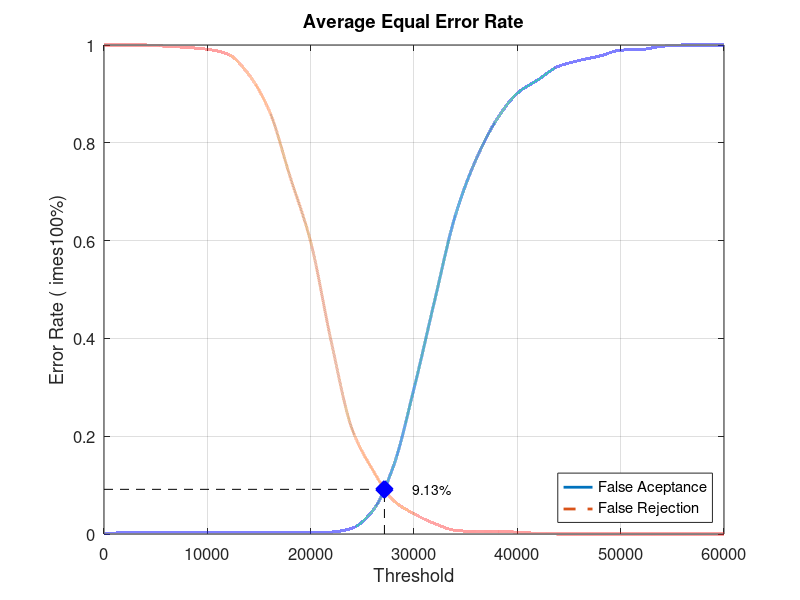
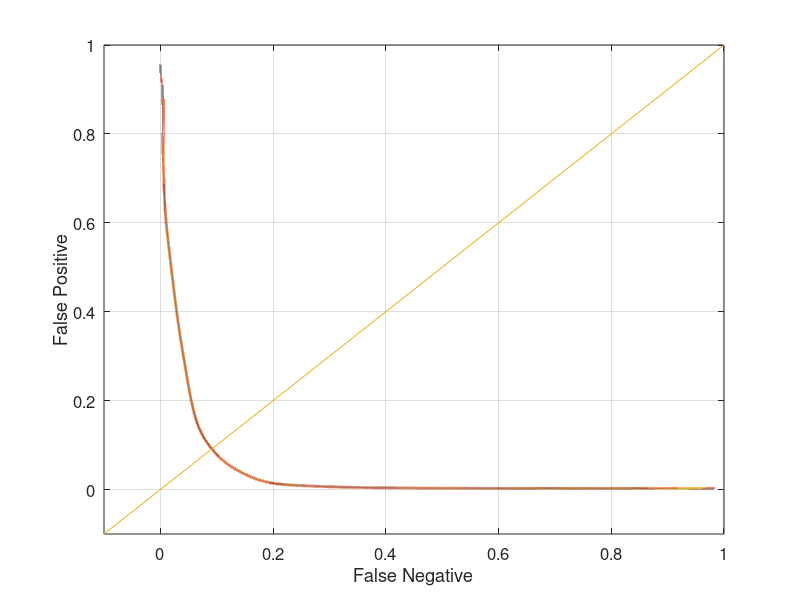

MATLAB code to generate these figures, in order:
close all;
clear;
clc;
x = 0:2000:60000;
xq = 0:0.5:60000;

y0 = [0 0.00263158 0.00263158 0.00263158 0.00263158 0.00263158 0.00263158 0.00263158 0.00263158 0.00263158 0.00263158 0.00394737 0.0118421 0.0473684 0.138158 0.297368 0.477632 0.651316 0.76579 0.847368 0.901316 0.928947 0.956579 0.968421 0.977632 0.989474 0.990789 0.997368 1 1 1]
yy0 = interp1(x, y0, xq, 'pchip');
y1 = [1 1 1 0.9975 0.995 0.99125 0.98125 0.94 0.865 0.73125 0.5975 0.3925 0.215 0.13125 0.06875 0.04125 0.02125 0.0075 0.005 0.005 0.00375 0.00125 0 0 0 0 0 0 0 0 0]
yy1 = interp1(x, y1, xq, 'pchip');

% Calculating EER: 
y2 = abs(y0 - y1);
find(y2 == min(y2))
yy2 = abs(yy0 - yy1);
xEER = find(yy2 == min(yy2));
xEERIndex = xq(xEER) % X-axis EER
yEER = yy0(xEER) % Y-axis EER

main = figure
plot(xq, yy0,'-','LineWidth', 2);	hold on
plot(xq, yy1,'--','LineWidth', 2);	hold on
plot([xEERIndex xEERIndex], [0 yEER], 'k--');	hold on
plot([0 xEERIndex], [yEER yEER], 'k--');	hold on
plot(xEERIndex, yEER, 'bx', 'LineWidth', 10);	hold on
text(xEERIndex + 10 * xEERIndex / 100, yEER, [num2str(round((10000 * yEER)) / 100) '%'])
legend('False Aceptance', 'False Rejection', 'Location', 'SouthEast')
xlabel('Threshold')
ylabel('Error Rate (	imes100%)')
title('Average Equal Error Rate')
set(gca, 'FontSize', 12)
axis([0 60000 0 1])
grid on

print(main, 'Experiment4AverageMain', '-dpng');
FNRxFPR = figure('Color', [1 1 1]);
plot(yy1, yy0, '-', yy1, yy0, 'LineWidth', 2);
hold on
y = -0.1:0.1:1
plot(y, y); 
set(gca, 'FontSize', 12)
xlabel('False Negative')
ylabel('False Positive')
axis([-0.1 1 -0.1 1])
set(gca, 'FontSize', 12)
grid on

print(FNRxFPR, 'Experiment4AverageFNRxFPR','-dpng');
